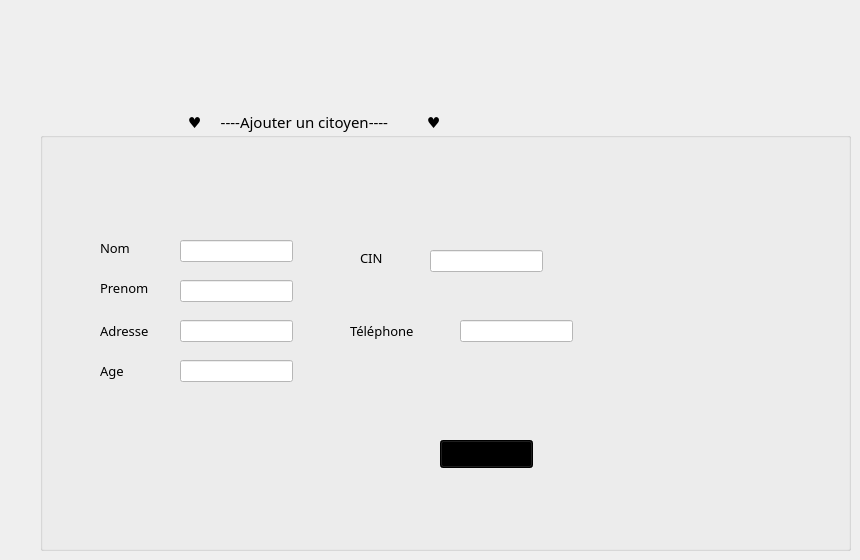
   <widget class="QWidget" name="tab_7">
    <attribute name="icon">
     <iconset>
      <normaloff>../../../LENOVO/Downloads/ajouter-le-fichier.png</normaloff>../../../LENOVO/Downloads/ajouter-le-fichier.png</iconset>
    </attribute>
    <attribute name="title">
     <string>AjouterC</string>
    </attribute>
    <widget class="QGroupBox" name="groupBox_15">
     <property name="geometry">
      <rect>
       <x>40</x>
       <y>110</y>
       <width>811</width>
       <height>441</height>
      </rect>
     </property>
     <property name="font">
      <font>
       <family>Tw Cen MT</family>
       <pointsize>11</pointsize>
       <weight>50</weight>
       <bold>false</bold>
       <underline>false</underline>
      </font>
     </property>
     <property name="title">
      <string>                                      ♥     ----Ajouter un citoyen----          ♥                              </string>
     </property>
     <widget class="QLabel" name="label_15">
      <property name="geometry">
       <rect>
        <x>60</x>
        <y>130</y>
        <width>56</width>
        <height>16</height>
       </rect>
      </property>
      <property name="font">
       <font>
        <pointsize>10</pointsize>
       </font>
      </property>
      <property name="text">
       <string>Nom</string>
      </property>
     </widget>
     <widget class="QLabel" name="label_16">
      <property name="geometry">
       <rect>
        <x>320</x>
        <y>140</y>
        <width>56</width>
        <height>16</height>
       </rect>
      </property>
      <property name="font">
       <font>
        <pointsize>10</pointsize>
       </font>
      </property>
      <property name="text">
       <string>CIN</string>
      </property>
     </widget>
     <widget class="QLabel" name="label_19">
      <property name="geometry">
       <rect>
        <x>60</x>
        <y>250</y>
        <width>71</width>
        <height>21</height>
       </rect>
      </property>
      <property name="font">
       <font>
        <pointsize>10</pointsize>
       </font>
      </property>
      <property name="text">
       <string>Age</string>
      </property>
     </widget>
     <widget class="QLabel" name="label_20">
      <property name="geometry">
       <rect>
        <x>60</x>
        <y>210</y>
        <width>61</width>
        <height>21</height>
       </rect>
      </property>
      <property name="font">
       <font>
        <pointsize>10</pointsize>
       </font>
      </property>
      <property name="text">
       <string>Adresse</string>
      </property>
     </widget>
     <widget class="QLabel" name="label_21">
      <property name="geometry">
       <rect>
        <x>60</x>
        <y>170</y>
        <width>56</width>
        <height>16</height>
       </rect>
      </property>
      <property name="font">
       <font>
        <pointsize>10</pointsize>
       </font>
      </property>
      <property name="text">
       <string>Prenom</string>
      </property>
     </widget>
     <widget class="QLineEdit" name="le_nom">
      <property name="geometry">
       <rect>
        <x>140</x>
        <y>130</y>
        <width>113</width>
        <height>22</height>
       </rect>
      </property>
      <property name="styleSheet">
       <string notr="true">background-color: rgb(255, 255, 255);</string>
      </property>
     </widget>
     <widget class="QLineEdit" name="le_prenom">
      <property name="geometry">
       <rect>
        <x>140</x>
        <y>170</y>
        <width>113</width>
        <height>22</height>
       </rect>
      </property>
      <property name="styleSheet">
       <string notr="true">background-color: rgb(255, 255, 255);</string>
      </property>
     </widget>
     <widget class="QLineEdit" name="le_adr">
      <property name="geometry">
       <rect>
        <x>140</x>
        <y>210</y>
        <width>113</width>
        <height>22</height>
       </rect>
      </property>
      <property name="styleSheet">
       <string notr="true">background-color: rgb(255, 255, 255);</string>
      </property>
     </widget>
     <widget class="QLineEdit" name="le_cin">
      <property name="geometry">
       <rect>
        <x>390</x>
        <y>140</y>
        <width>113</width>
        <height>22</height>
       </rect>
      </property>
      <property name="styleSheet">
       <string notr="true">background-color: rgb(255, 255, 255);</string>
      </property>
     </widget>
     <widget class="QPushButton" name="pb_ajouter">
      <property name="geometry">
       <rect>
        <x>400</x>
        <y>330</y>
        <width>93</width>
        <height>28</height>
       </rect>
      </property>
      <property name="styleSheet">
       <string notr="true">background-color: rgb(255, 170, 255);
background-color: rgb(0, 0, 0);</string>
      </property>
      <property name="text">
       <string>Ajouter</string>
      </property>
     </widget>
     <widget class="QLabel" name="label_22">
      <property name="geometry">
       <rect>
        <x>310</x>
        <y>210</y>
        <width>91</width>
        <height>21</height>
       </rect>
      </property>
      <property name="font">
       <font>
        <pointsize>10</pointsize>
       </font>
      </property>
      <property name="text">
       <string>Téléphone</string>
      </property>
     </widget>
     <widget class="QLineEdit" name="le_tel">
      <property name="geometry">
       <rect>
        <x>420</x>
        <y>210</y>
        <width>113</width>
        <height>22</height>
       </rect>
      </property>
      <property name="styleSheet">
       <string notr="true">background-color: rgb(255, 255, 255);</string>
      </property>
     </widget>
     <widget class="QLineEdit" name="le_age">
      <property name="geometry">
       <rect>
        <x>140</x>
        <y>250</y>
        <width>113</width>
        <height>22</height>
       </rect>
      </property>
      <property name="styleSheet">
       <string notr="true">background-color: rgb(255, 255, 255);</string>
      </property>
     </widget>
    </widget>
   </widget>
